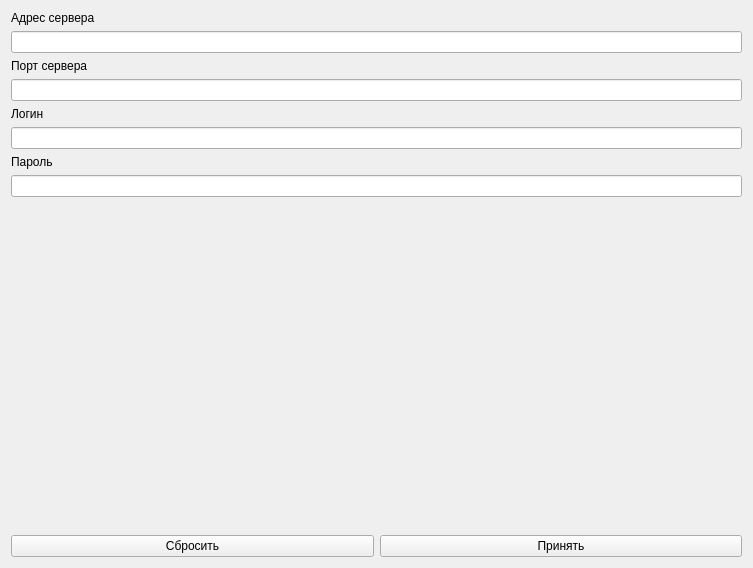
<?xml version="1.0" encoding="UTF-8"?>
<ui version="4.0">
 <class>UTcpServerControlWidget</class>
 <widget class="QWidget" name="UTcpServerControlWidget">
  <property name="geometry">
   <rect>
    <x>0</x>
    <y>0</y>
    <width>753</width>
    <height>568</height>
   </rect>
  </property>
  <property name="sizePolicy">
   <sizepolicy hsizetype="Ignored" vsizetype="Ignored">
    <horstretch>0</horstretch>
    <verstretch>0</verstretch>
   </sizepolicy>
  </property>
  <property name="windowTitle">
   <string>Form</string>
  </property>
  <property name="autoFillBackground">
   <bool>false</bool>
  </property>
  <layout class="QVBoxLayout" name="verticalLayout_2">
   <item>
    <widget class="QLabel" name="labelServerAddress">
     <property name="text">
      <string>Адрес сервера</string>
     </property>
    </widget>
   </item>
   <item>
    <widget class="QLineEdit" name="lineEditServerAddress"/>
   </item>
   <item>
    <widget class="QLabel" name="labelServerPort">
     <property name="text">
      <string>Порт сервера</string>
     </property>
    </widget>
   </item>
   <item>
    <widget class="QLineEdit" name="lineEditServerPort"/>
   </item>
   <item>
    <widget class="QLabel" name="labelServerLogin">
     <property name="text">
      <string>Логин</string>
     </property>
    </widget>
   </item>
   <item>
    <widget class="QLineEdit" name="lineEditServerLogin"/>
   </item>
   <item>
    <widget class="QLabel" name="labelServerPassword">
     <property name="text">
      <string>Пароль</string>
     </property>
    </widget>
   </item>
   <item>
    <widget class="QLineEdit" name="lineEditServerPassword"/>
   </item>
   <item>
    <spacer name="verticalSpacer">
     <property name="orientation">
      <enum>Qt::Vertical</enum>
     </property>
     <property name="sizeHint" stdset="0">
      <size>
       <width>20</width>
       <height>40</height>
      </size>
     </property>
    </spacer>
   </item>
   <item>
    <layout class="QHBoxLayout" name="horizontalLayout">
     <item>
      <widget class="QPushButton" name="pushButtonReset">
       <property name="text">
        <string>Сбросить</string>
       </property>
      </widget>
     </item>
     <item>
      <widget class="QPushButton" name="pushButtonApply">
       <property name="text">
        <string>Принять</string>
       </property>
      </widget>
     </item>
    </layout>
   </item>
  </layout>
 </widget>
 <resources/>
 <connections/>
</ui>
